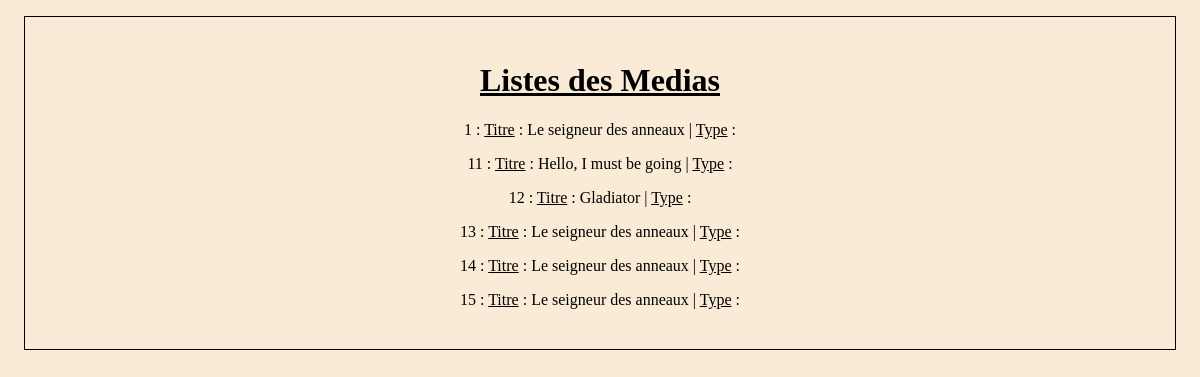
The app's page /, older data.
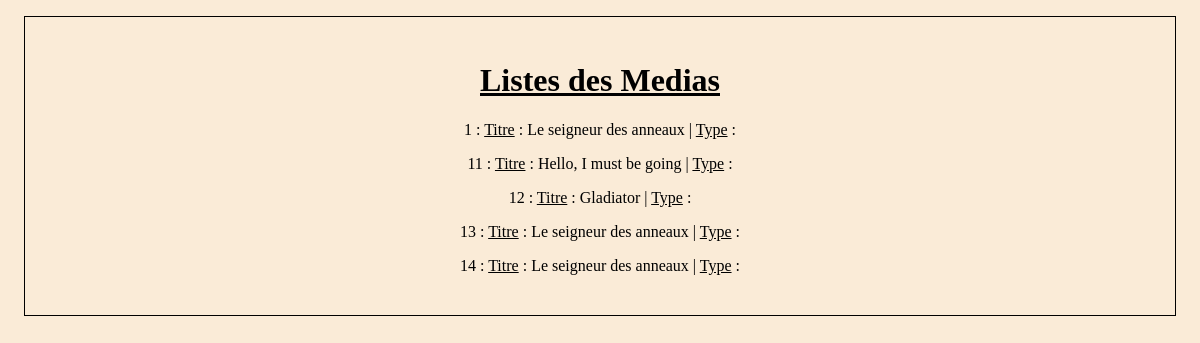
The same page, newer data.
### bibliothecaire/models.py (models this page shows)
class Media(models.Model):
    nom = models.fields.CharField(max_length=150)
    type = models.fields.CharField( max_length=2,
        choices=[(tag.value[0], tag.value[1]) for tag in StatusEnum],
        default=StatusEnum.DEFAULT.value[0])

### membre/view.py (the view)
# urls.py: path('', views.listemedias),
def listemedias(request):
    medias = Media.objects.all()
    return render(request, 'media/listsMedia.html',
                  {'medias': medias})

### bibliothecaire/templates/media/listsMedia.html
{% load static %}
<link rel="stylesheet" type="text/css" href="{% static 'css/style.css' %}" />
<body>
    <div class="media">
        <h1>Listes des Medias</h1>
            {% for media in medias %}
        <ul>
            <li> {{ media.id }} : <u>Titre</u> : {{ media.nom }} | <u>Type</u> : {{ form.type }} </li>
            {% endfor %}
        </ul>
    </div>
</body>

Row changes from the older to the newer data that the page shows:
removed Media: id "15", nom "Le seigneur des anneaux"
